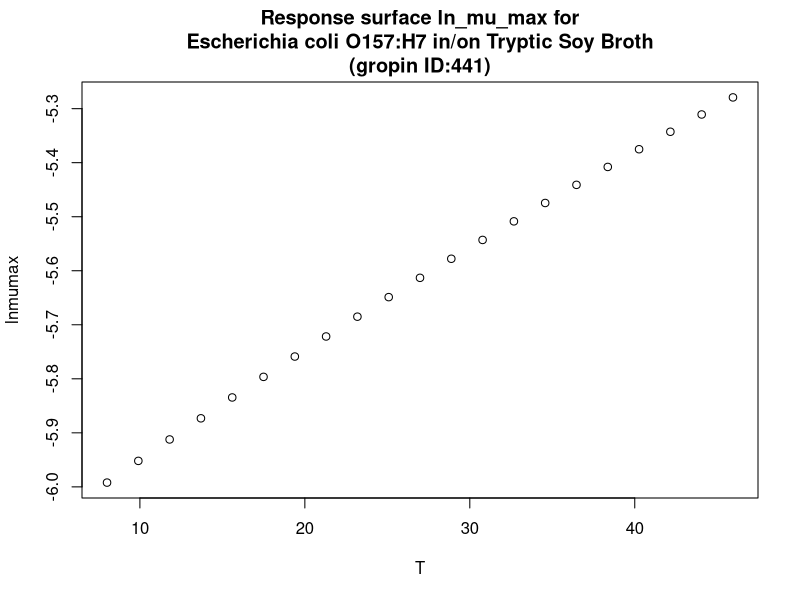

Generate this figure with R:
#############################
# start of Parameter script
#############################
T <- seq(8.008,45.954045954046,length.out=21)
#############################
# end of Parameter script
#############################
############################# 
# start of Model script Gropin ID 441 
#############################
 
# constant coefficients for this model
 
variables <- data.frame(T)
argumentsPar <- unique.data.frame(expand.grid(variables))
 
# heart of the model
response_surface <- function(T) {
   mumax <-(-14000/(8.3144261*(T+273)))

	return(mumax=mumax)
} 

# output parameters
responseSurface <- cbind(argumentsPar,response_surface(argumentsPar['T']))
colnames(responseSurface) <- c(colnames(argumentsPar),'lnmumax')
#############################
# End of Model script
#############################
############################# 
# start of Visualisation script Gropin ID 441 
#############################
titleText <-'Response surface ln_mu_max for
Escherichia coli O157:H7 in/on Tryptic Soy Broth
(gropin ID:441)'
plot(T,responseSurface$'lnmumax',xlab='T',
                          ylab='lnmumax',main=titleText)
#############################
# End of Visualisation script
#############################
